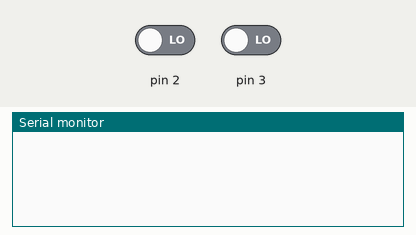
Bench run of a sketch on a simulated Arduino Uno, built with avr-gcc and run on an emulated ATmega328P. Parts: the last lines printed to the serial monitor. The test bench sets the inputs (shaded band); at power-on: pin 2 LOW, pin 3 LOW.

Above: at 1.2 s.
1.3 s: pin 2 driven HIGH
At 3.0 s:
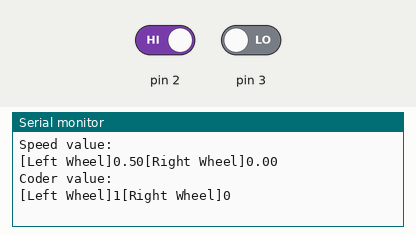
3.5 s: pin 3 driven HIGH
At 4.4 s:
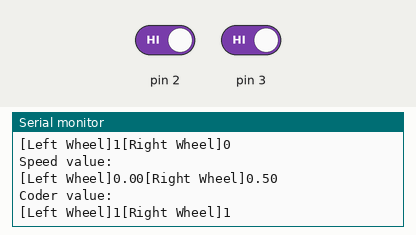
5.0 s: pin 2 driven LOW
At 6.4 s:
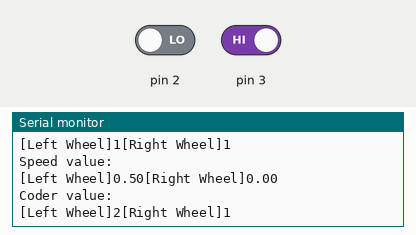
6.5 s: pin 3 driven LOW
At 8.5 s:
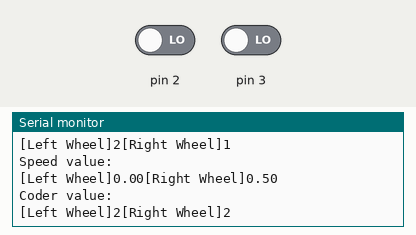
Timing chart, 0 to 9.0 s (numbered marks = the images above; inputs shaded):
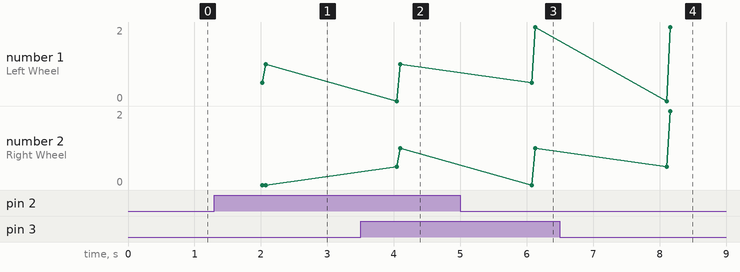

Measured:
- after the input at 1.3 s, the serial monitor: prints a new line after 0.72 s (image 1)
- after the input at 3.5 s, the serial monitor: prints a new line after 0.55 s (image 2)
- after the input at 5.0 s, the serial monitor: prints a new line after 1.1 s (image 3)
- after the input at 6.5 s, the serial monitor: prints a new line after 1.7 s (image 4)
- plotted number 1: 1 → 2 after the input at 5.0 s

The sketch:

encoder_reader.ino
```cpp
// Short sketch used to read values from encoder and store current velocity and absolute displacement.
// Based on original script by Lauren from DFRobot, Product name: Wheel Encoders for DFRobot 3PA and 4WD Rovers


#define LEFT 0 // #        left wheel encoder  -> Digital pin 2, interrupt 0
#define RIGHT 1 // #        right wheel encoder -> Digital pin 3, interrupt 1


// store current count of coder
long coder[2] = {
  0,0};
// store absolute count of coder
long coder_abs[2] = {
  0,0};
// store current speed of coder
float lastSpeed[2] = {
  0,0};
float delta = 2; // Period of measuring cycle, T seconds speed is measured at

void setup(){

  Serial.begin(9600);                            //init the Serial port to print the data
  attachInterrupt(LEFT, LwheelSpeed, CHANGE);    //init the interrupt mode for digital pin 2
  attachInterrupt(RIGHT, RwheelSpeed, CHANGE);   //init the interrupt mode for digital pin 3

}

void loop(){

  static unsigned long enc_time = 0;                //print manager enc_time

  if(millis() - enc_time > delta * 1000){

    //record the latest speed value
    lastSpeed[LEFT] = coder[LEFT] / delta;
    lastSpeed[RIGHT] = coder[RIGHT] / delta;
    // update total displacement
    coder_abs[LEFT] += coder[LEFT];
    coder_abs[RIGHT] += coder[RIGHT];
    // print values
    Serial.println("Speed value: ");
    Serial.print("[Left Wheel]");
    Serial.print(lastSpeed[LEFT]);
    Serial.print("[Right Wheel]");
    Serial.println(lastSpeed[RIGHT]);
    Serial.println("Coder value: ");
    Serial.print("[Left Wheel]");
    Serial.print(coder_abs[LEFT]);
    Serial.print("[Right Wheel]");
    Serial.println(coder_abs[RIGHT]);

    // reset current coder value and enc_time
    coder[LEFT] = 0;
    coder[RIGHT] = 0;
    enc_time = millis();
  }
}

// ISR used to add 1 to count whenever encoder photosensor changes from 1 to 0 or vice versa
void LwheelSpeed()
{
  coder[LEFT] ++;  //count the left wheel encoder interrupts
}


void RwheelSpeed()
{
  coder[RIGHT] ++; //count the right wheel encoder interrupts
}
```
